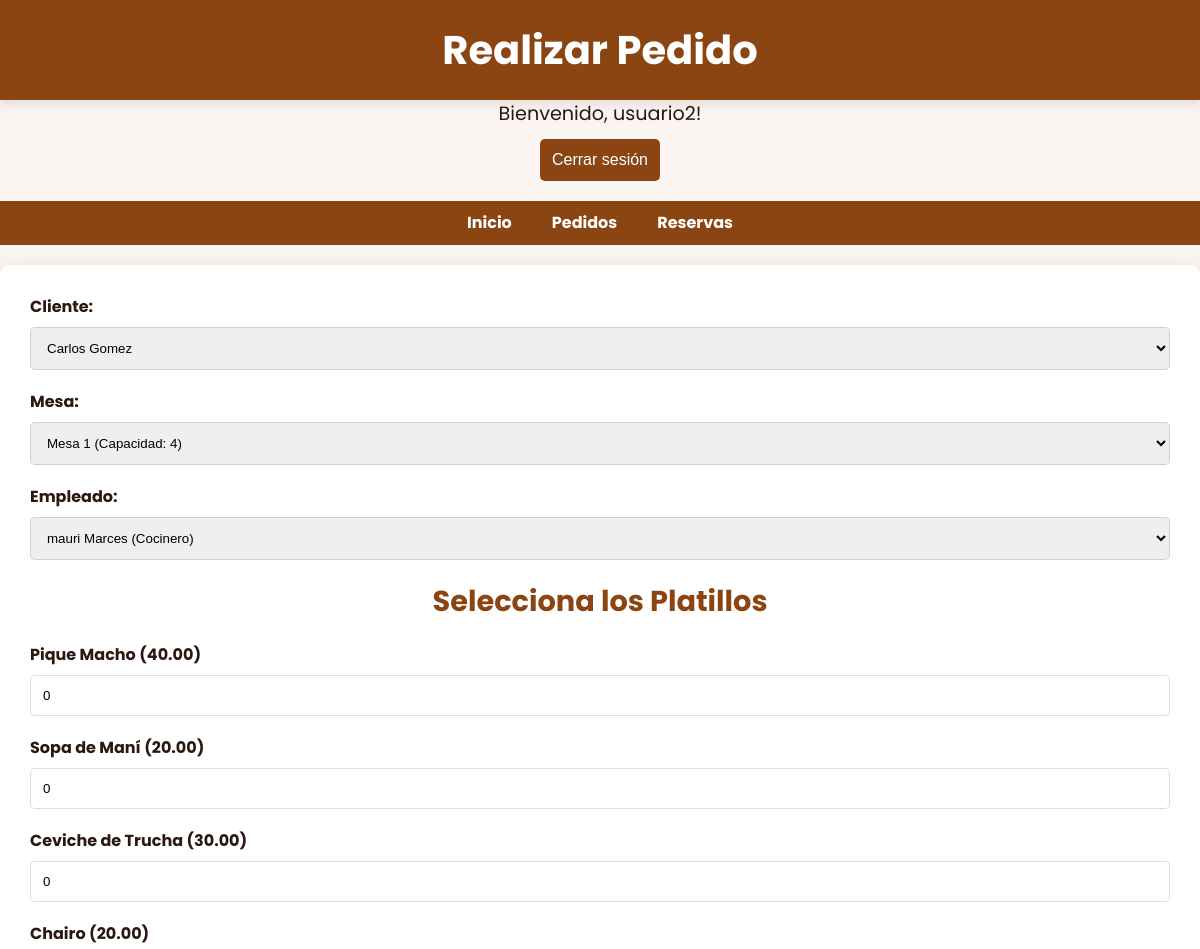
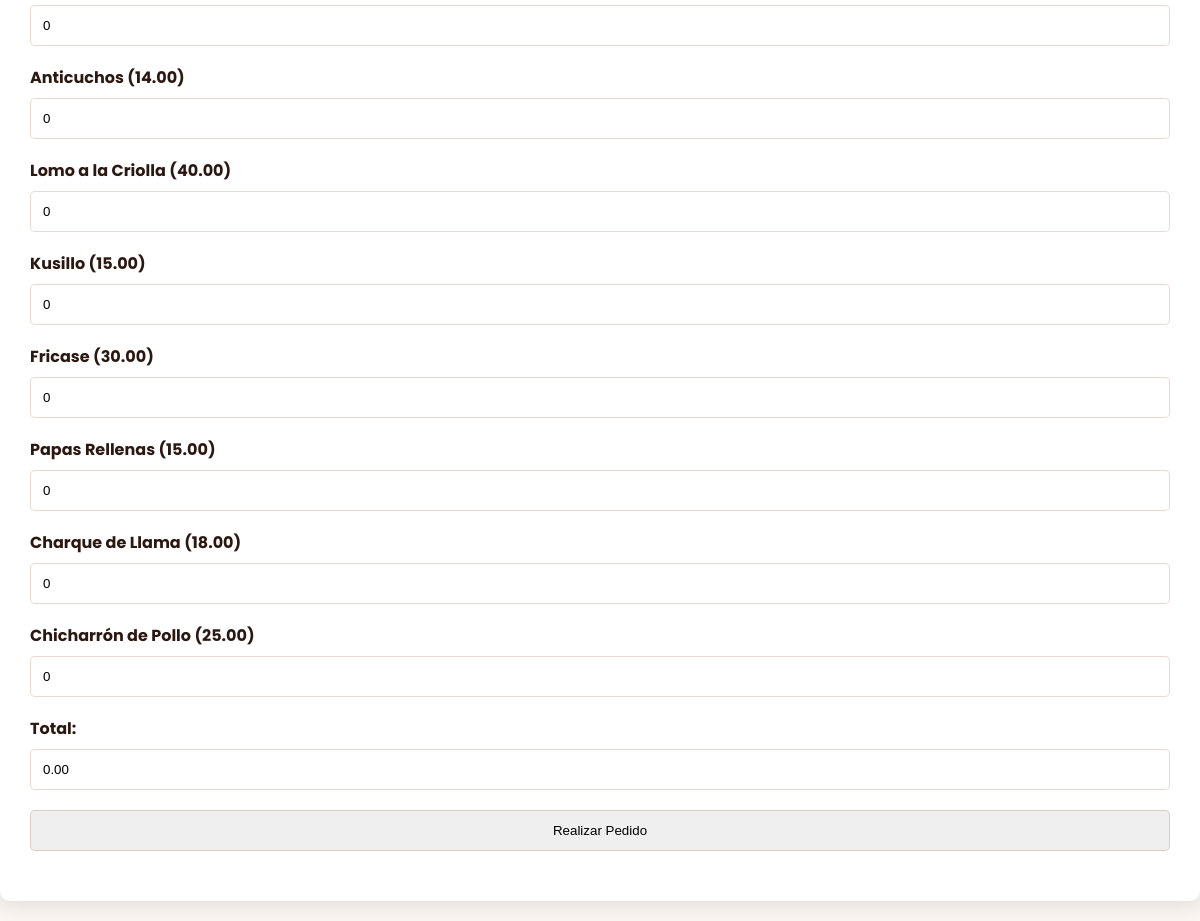
/paginaProyectoRest/empleado/pedidos.php (signed in), run on the app's committed database (2 pictures, top to bottom).
### tables this page shows
CREATE TABLE `platillos` (
  `id` bigint(20) NOT NULL,
  `nombre` varchar(255) NOT NULL,
  `precio` decimal(10,2) NOT NULL CHECK (`precio` >= 0),
  `descripcion` text DEFAULT NULL,
  `imagen` mediumblob DEFAULT NULL,
  `categoria` enum('sopas','plato principal','postre','bebidas','aperitivos') NOT NULL
);

### paginaProyectoRest/empleado/pedidos.php (the view, shortened to what this page needs)
<?php
$nombre_empleado = $_SESSION['nombre'];
$conn = conexion();
$query_platillos = "SELECT * FROM platillos";
$result_platillos = mysqli_query($conn, $query_platillos);
$query_clientes = "SELECT * FROM clientes";
$result_clientes = mysqli_query($conn, $query_clientes);
$query_mesas = "SELECT * FROM mesas WHERE estado = 'disponible'";
$result_mesas = mysqli_query($conn, $query_mesas);
$query_empleados = "SELECT * FROM empleados";
$result_empleados = mysqli_query($conn, $query_empleados);
?>
<!DOCTYPE html>
<html lang="es">
<head>
    <link rel="stylesheet" href="../css/styleE.css">
</head>
<body>
<header>
    <h1>Realizar Pedido</h1>
</header>
<div class="header-buttons">
    <div class="user-greeting text-center my-4">
        Bienvenido, <?php echo htmlspecialchars($nombre_empleado); ?>!
    </div>
    <div class="text-center">
        <form action="" method="POST">
            <button type="submit" name="logout" class="btn btn-danger">Cerrar sesión</button>
        </form>
    </div>
</div>
<nav>
    <a href="indexE.php">Inicio</a>
    <a href="pedidos.php">Pedidos</a>
    <a href="reservas.php">Reservas</a>
</nav>
<div class="container">
<form method="post" action="">
    <label for="cliente_id">Cliente:</label>
    <select name="cliente_id" id="cliente_id" required>
        <?php while ($cliente = mysqli_fetch_assoc($result_clientes)) { ?>
            <option value="<?php echo htmlspecialchars($cliente['id']); ?>"><?php echo htmlspecialchars($cliente['nombre'] . ' ' . $cliente['apellidos']); ?></option>
        <?php } ?>
    </select>
    <label for="mesa_id">Mesa:</label>
    <select name="mesa_id" id="mesa_id" required>
        <?php while ($mesa = mysqli_fetch_assoc($result_mesas)) { ?>
            <option value="<?php echo htmlspecialchars($mesa['id']); ?>"><?php echo "Mesa " . htmlspecialchars($mesa['numero']) . " (Capacidad: " . htmlspecialchars($mesa['capacidad']) . ")"; ?></option>
        <?php } ?>
    </select>
    <label for="empleado_id">Empleado:</label>
    <select name="empleado_id" id="empleado_id" required>
        <?php while ($empleado = mysqli_fetch_assoc($result_empleados)) { ?>
            <option value="<?php echo htmlspecialchars($empleado['id']); ?>"><?php echo htmlspecialchars($empleado['nombre'] . ' ' . $empleado['apellidos'] . ' (' . htmlspecialchars($empleado['puesto']) . ')'); ?></option>
        <?php } ?>
    </select>
<h2>Selecciona los Platillos</h2>
<?php while ($platillo = mysqli_fetch_assoc($result_platillos)) { ?>
        <label for="platillo_<?php echo htmlspecialchars($platillo['id']); ?>"><?php echo htmlspecialchars($platillo['nombre']); ?> (<?php echo htmlspecialchars($platillo['precio']); ?>)</label>
        <input type="number" name="platillos[<?php echo htmlspecialchars($platillo['id']); ?>]" id="platillo_<?php echo htmlspecialchars($platillo['id']); ?>" min="0" step="1" value="0" class="platillo-cantidad">
<?php } ?>
<label for="total">Total:</label>
<input type="text" name="total" id="total" readonly>
<input type="submit" name="submit_pedido" value="Realizar Pedido">
</form>
</div>
</body>
</html>

### paginaProyectoRest/css/styleE.css (style rules this page uses)
:root { --primary-brown: #8b4513; --primary-hover: #c17817; --dark-brown: #2b1810; --cream-bg: #faf5f0; --input-bg: #fff; --error-color: #e74c3c; --success-green: #2d4a3e; --border-light: rgba(139, 69, 19, 0.2); }
* { margin: 0; padding: 0; box-sizing: border-box; }
body { font-family: 'Poppins', sans-serif; background-color: var(--cream-bg); color: var(--dark-brown); font-size: 16px; line-height: 1.5; }
a { text-decoration: none; }
header { background-color: var(--primary-brown); color: white; padding: 20px; text-align: center; box-shadow: 0 4px 10px rgba(0, 0, 0, 0.1); }
header h1 { font-size: 2.5rem; font-weight: bold; }
nav { display: flex; justify-content: center; background-color: var(--primary-brown); padding: 10px; }
nav a { color: white; margin: 0 20px; text-decoration: none; font-weight: bold; transition: background-color 0.3s, transform 0.3s; }
.container { max-width: 1200px; margin: 20px auto; padding: 30px; background-color: white; border-radius: 10px; box-shadow: 0 4px 20px rgba(0, 0, 0, 0.1); }
h2 { font-size: 1.8rem; color: var(--primary-brown); margin-bottom: 20px; text-align: center; }
.header-buttons { text-align: center; }
.header-buttons .user-greeting { font-size: 1.2rem; }
.header-buttons form { display: inline-block; margin-top: 10px; }
form { display: flex; flex-direction: column; }
form label { margin-bottom: 8px; color: var(--dark-brown); font-weight: bold; }
form select, form input, form button { padding: 12px; margin-bottom: 20px; border-radius: 5px; border: 1px solid var(--border-light); transition: border-color 0.3s ease-in-out; }
form button { background-color: var(--primary-brown); color: white; font-size: 1rem; border-radius: 5px; cursor: pointer; transition: background-color 0.3s, transform 0.3s ease-in-out; padding-top: 12px; padding-bottom: 12px; border: none; }
.container, table { animation: fadeIn 1s ease-out; }

### data on the page
platillos: nombre "Pique Macho", precio "40.00"
platillos: nombre "Sopa de Maní", precio "20.00"
platillos: nombre "Ceviche de Trucha", precio "30.00"
platillos: nombre "Chairo", precio "20.00"
platillos: nombre "Anticuchos", precio "14.00"
platillos: nombre "Lomo a la Criolla", precio "40.00"
platillos: nombre "Kusillo", precio "15.00"
platillos: nombre "Fricase", precio "30.00"
platillos: nombre "Papas Rellenas", precio "15.00"
platillos: nombre "Charque de Llama", precio "18.00"
platillos: nombre "Chicharrón de Pollo", precio "25.00"

### other printed values
$nombre_empleado "usuario2"
form field cliente_id "Carlos Gomez"
form field empleado_id "mauri Marces (Cocinero)"
